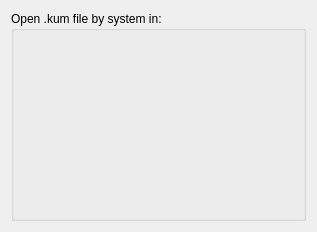
<?xml version="1.0" encoding="UTF-8"?>
<ui version="4.0">
 <class>CoreGUI::SystemOpenFileSettings</class>
 <widget class="QWidget" name="CoreGUI::SystemOpenFileSettings">
  <property name="geometry">
   <rect>
    <x>0</x>
    <y>0</y>
    <width>317</width>
    <height>232</height>
   </rect>
  </property>
  <property name="windowTitle">
   <string>File Open</string>
  </property>
  <layout class="QVBoxLayout" name="verticalLayout">
   <item>
    <widget class="QGroupBox" name="groupBox">
     <property name="title">
      <string>Open .kum file by system in:</string>
     </property>
     <layout class="QVBoxLayout" name="verticalLayout_2"/>
    </widget>
   </item>
  </layout>
 </widget>
 <resources/>
 <connections/>
</ui>
